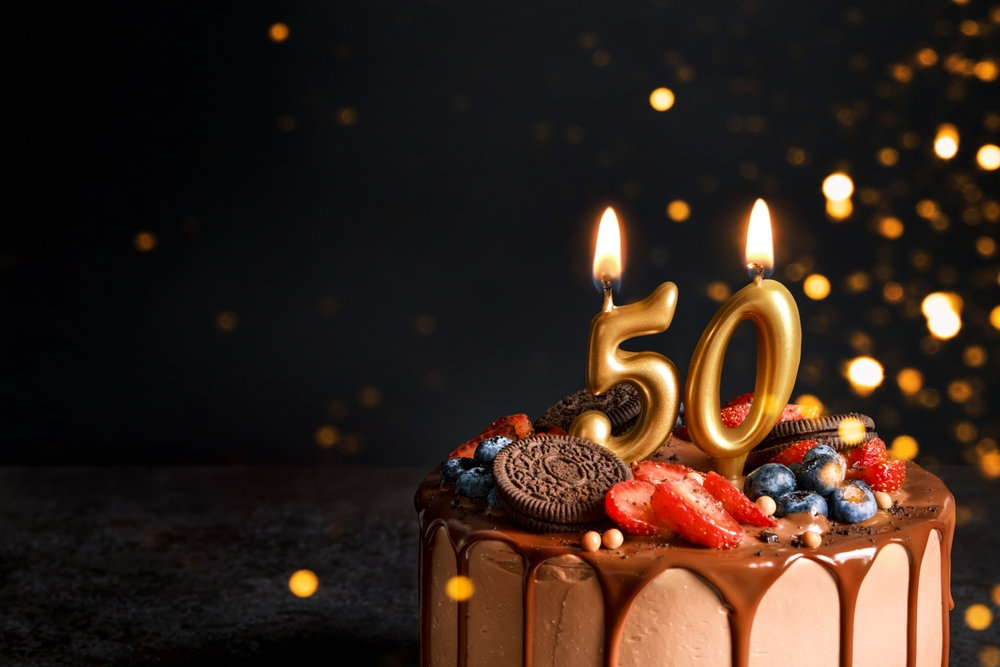
#> input picture images/50th-birthday.jpg, 1000 x 667 px
$ python make-loop.py ../../images/50th-birthday.jpg ../../images/baby-shower.jpg
#> lines starting #> are read from the running program, lines starting #| are printed output that depends on the picture
"""Render a seamless two-photo banner loop (slow camera moves + crossfades) as raw frames on stdout."""
import sys
from PIL import Image
OW, OH, FPS = 1920, 800, 30
CLIP, FADE = 6.5, 1.3
A = Image.open(sys.argv[1]).convert('RGB')   # garden mandap 2000x1333
#> A is the input picture: PIL image 1000x667 RGB; mean R, G, B 53.4, 37.6, 29.1
B = Image.open(sys.argv[2]).convert('RGB')   # stage 1790x1297
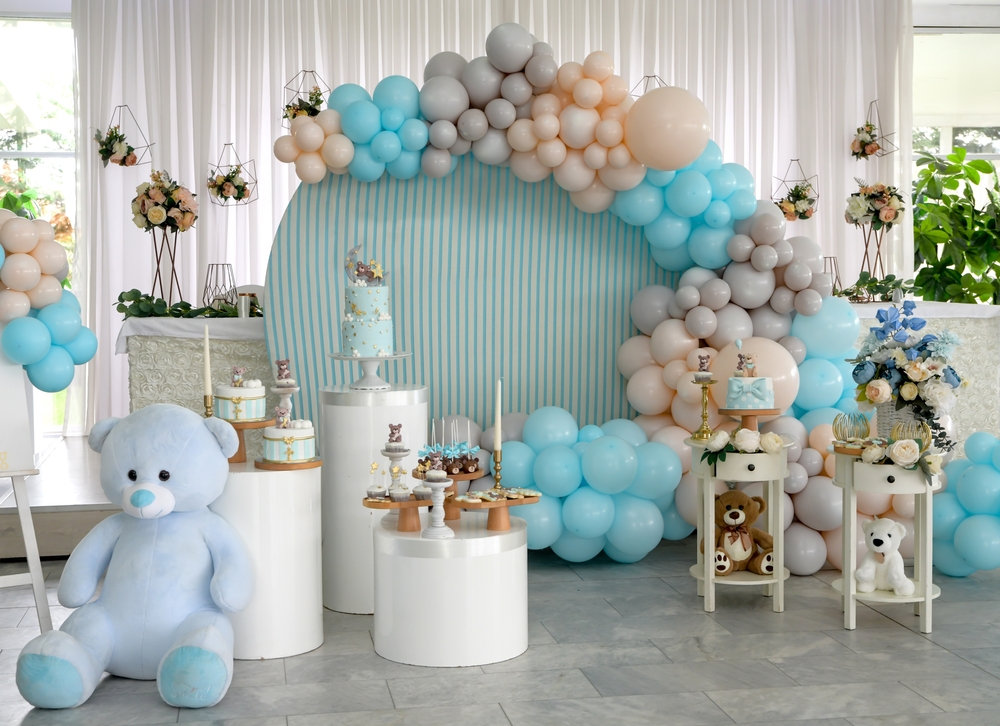
#> input picture images/baby-shower.jpg, 1000 x 726 px
#> B is the input picture: PIL image 1000x726 RGB; mean R, G, B 166.7, 173.7, 168.3
def ease(t): return t*t*(3-2*t)
def view(im, cx, cy, w):
    """Crop a window of width w (banner aspect) centred at cx,cy with sub-pixel accuracy."""
#> called with cx = 1000, cy = 470, w = 1960
    h = w*OH/OW
    s = w/OW
    return im.transform((OW,OH), Image.AFFINE, (s,0,cx-w/2, 0,s,cy-h/2), resample=Image.BICUBIC)
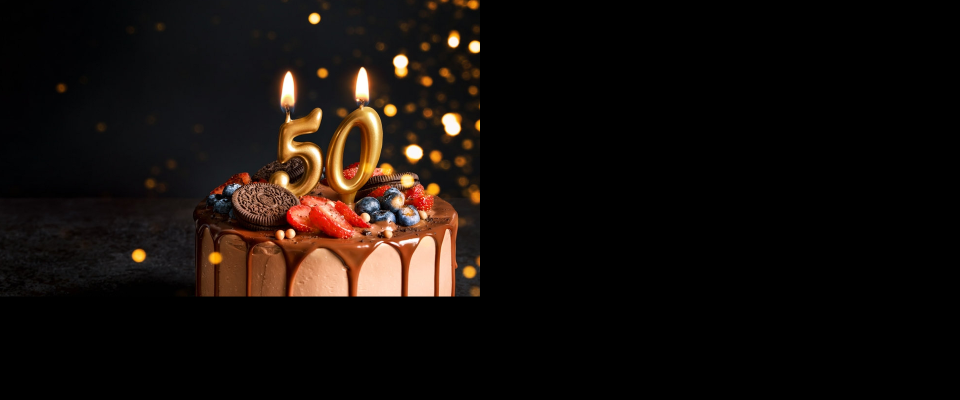
#> returned value: PIL image 1920x800 RGB (shown at 1/2 size); mean R, G, B 21.4, 14.8, 11.3
def frameA(t):  # slow tilt down: floral canopy -> chairs and gold kalash
    p = ease(min(max(t/CLIP,0),1))
    return view(A, 1000, 470+260*p, 1960-120*p)
def frameB(t):  # slow pull-back from the monogram to the full stage
    p = ease(min(max(t/CLIP,0),1))
    return view(B, 895, 560+120*p, 1450+330*p)
n = int((2*CLIP - FADE)*FPS)          # A, then B; the last FADE of B blends back into A's first frame
a0 = frameA(0)
out = sys.stdout.buffer
for i in range(n):
    t = i/FPS
    if t < CLIP - FADE:
        f = frameA(t)
    elif t < CLIP:
#> (the run stopped early here; a loop or call above may not have finished)
